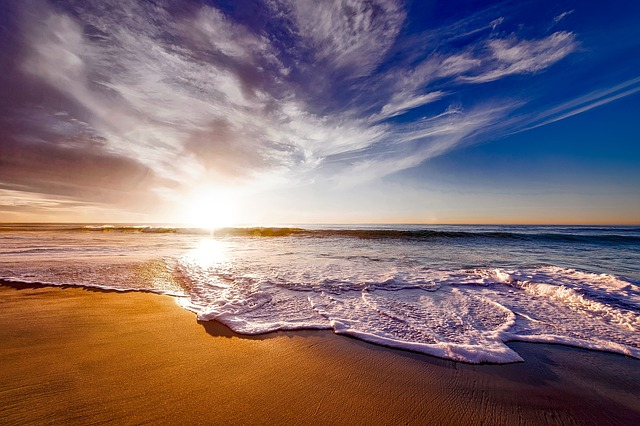
#> input picture Day07/test.jpg, 640 x 426 px, found by its file name
$ python opencv_test02.py
#> lines starting #> are read from the running program, lines starting #| are printed output that depends on the picture
import cv2
import sys

# 01. 일반이미지
#img = cv2.imread('./Day07/test.jpg')
# 02. 흑백이미지
img = cv2.imread('./Day07/test.jpg', cv2.IMREAD_GRAYSCALE)
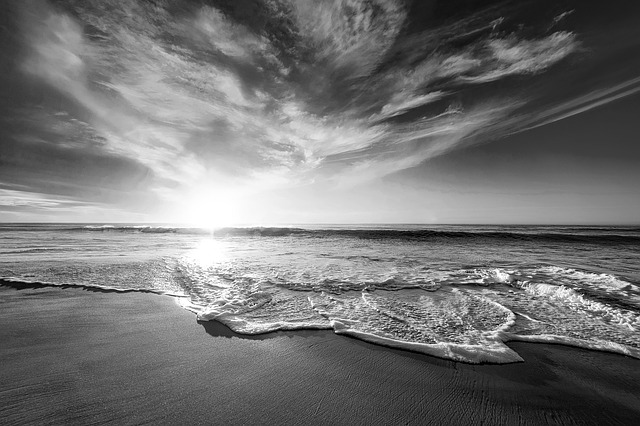
#> img: shape (426, 640); min 0, max 255, mean 114.9
# 04. 원본을 그대로 두고 흑백을 추가
img = cv2.imread('./Day07/test.jpg')
#> img is the input picture: shape (426, 640, 3); mean B, G, R 113.4, 108.5, 128.1
gray = cv2.cvtColor(img, cv2.COLOR_BGR2GRAY)


# 03. 이미지 사이즈 축소
# img_small = cv2.resize(img, (200, 90))

# 05. 이미지 자르기
height, width, channel = img.shape
#> height = 426; width = 640; channel = 3
print(height, width, channel)
#| 426 640 3

img_crop = img[:, :int(width / 2)] # height, width
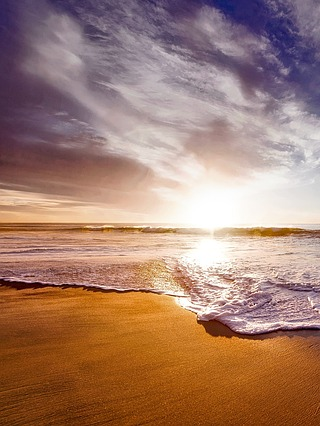
#> img_crop: shape (426, 320, 3); mean B, G, R 110.4, 126.8, 163.5
gray_crop = gray[:, :int(width / 2)] #height, width
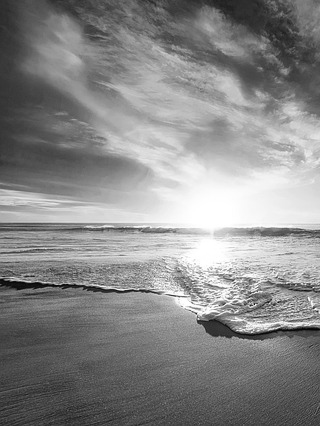
#> gray_crop: shape (426, 320); min 4, max 255, mean 135.9

# 06. 이미지 블러
img_blur = cv2.blur(img_crop, (10, 10)) # 숫자가 클수록 더 많이 블러(흐릿하게)
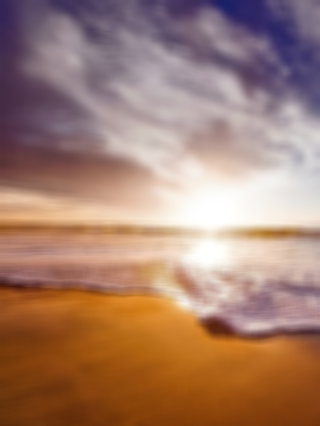
#> img_blur: shape (426, 320, 3); mean B, G, R 110.4, 126.7, 163.4

# cv2.imshow('Original', img)
# cv2.imshow('Gray', gray)

cv2.imshow('Blur half', img_blur)
cv2.imshow('Gray half', gray_crop)

cv2.waitKey(0)
cv2.destroyAllWindows()
